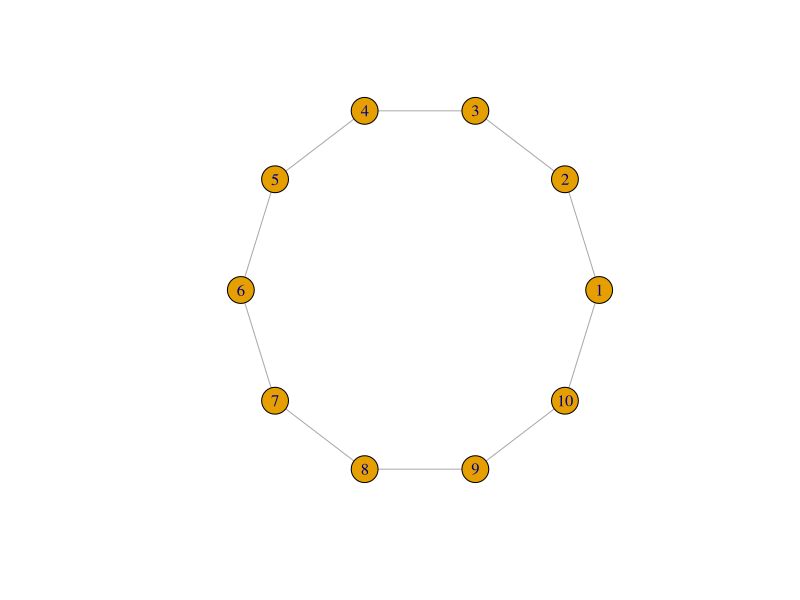
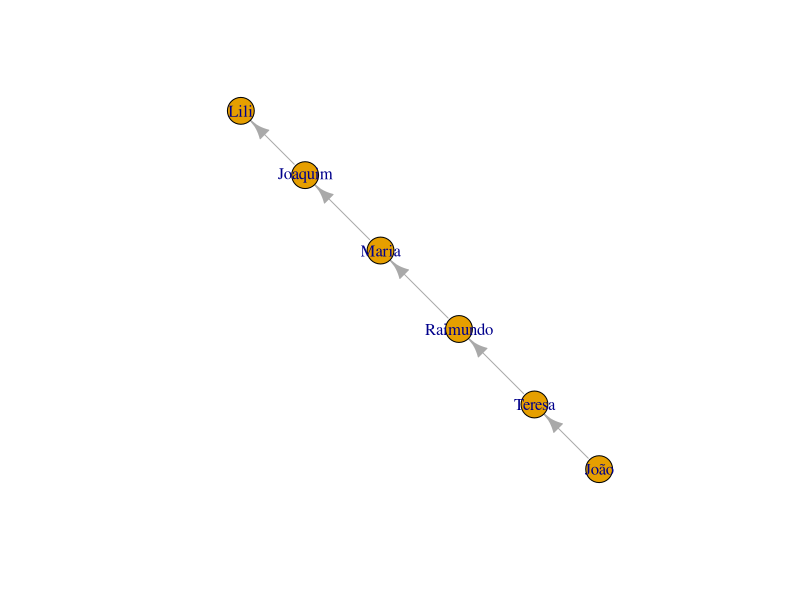
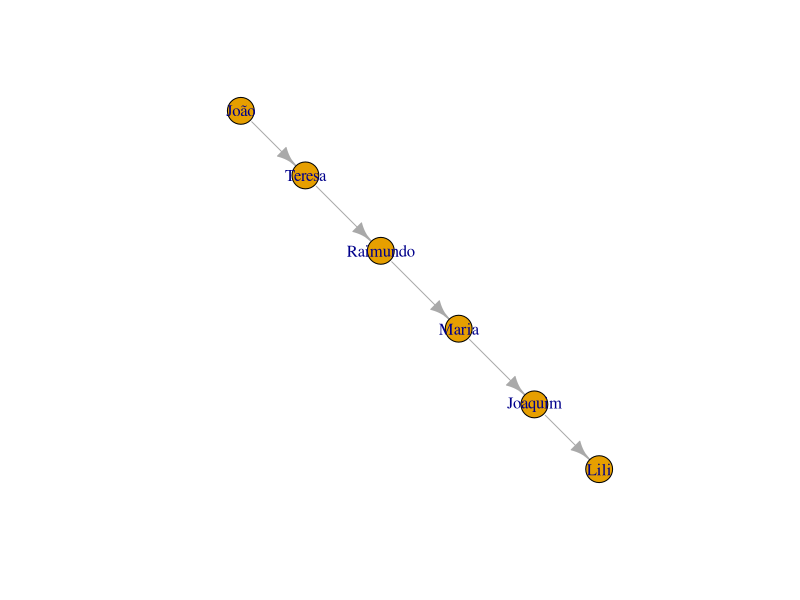
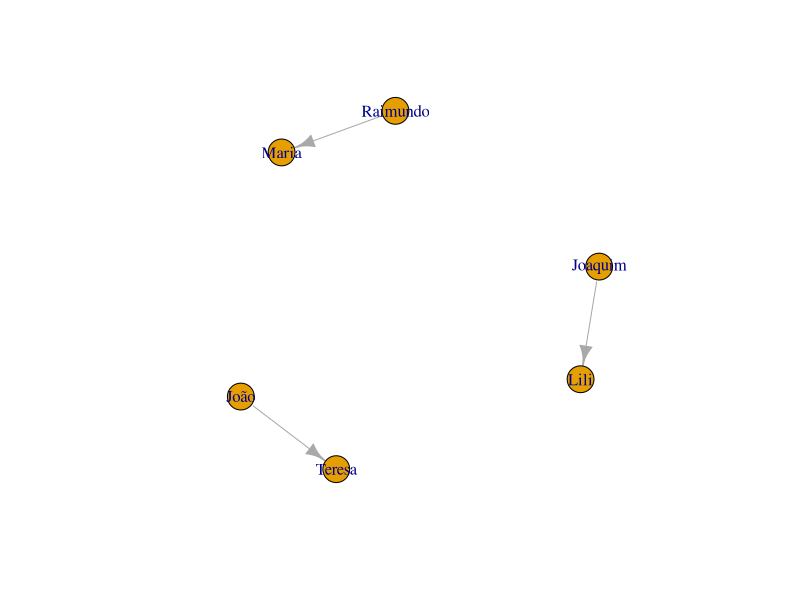
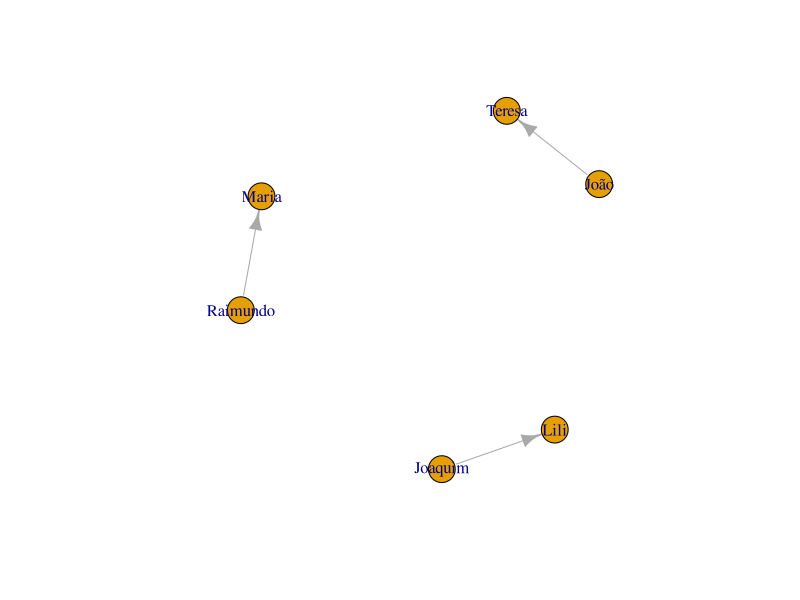

R code for these plots, in order:
## ---- chunk 1
library(igraph) # chamando o pacote já instalado
## ---- chunk 2
 g <- make_ring(10)
     g$layout <- layout_in_circle
     plot(g)
## ---- chunk 3
library(igraph) 
g <- graph.empty(directed=TRUE) # "directed" implica distinguir entre "de" e "para" na relação entre os nós.

#  Adicionando os vértices. 
g <- g + vertex("João") 
g <- g + vertex("Teresa") 
g <- g + vertex("Raimundo") 
g <- g + vertex("Maria") 
g <- g + vertex("Joaquim") 
g <- g + vertex("Lili") 

#  Especificando as relações entres os vértices, os edges
g <- g + edges("João", "Teresa")
g <- g + edges("Teresa", "Raimundo")
g <- g + edges("Raimundo", "Maria")
g <- g + edges("Maria", "Joaquim")
g <- g + edges("Joaquim", "Lili")

plot.igraph(g) # plotando o grafo
## ---- chunk 4
library(igraph) 
g <- graph.empty(directed=TRUE) 

#  Adicionando os vértices. 
g <- g + vertex(c("João", "Teresa", "Raimundo", "Maria", "Joaquim", "Lili"))

#  Adicionando os edges em pares
g <- g + edges(c("João", "Teresa", "Teresa", "Raimundo", "Raimundo", "Maria","Maria", "Joaquim","Joaquim", "Lili"))

plot.igraph(g)
## ---- chunk 5
g <- graph.empty(directed=TRUE) 
g <- g + vertex(c("João", "Teresa", "Raimundo", "Maria", "Joaquim", "Lili"))
g <- g + edges(c("João", "Teresa", "Raimundo", "Maria","Joaquim", "Lili"))
plot.igraph(g)
## ---- chunk 6
 plot.igraph(g)
